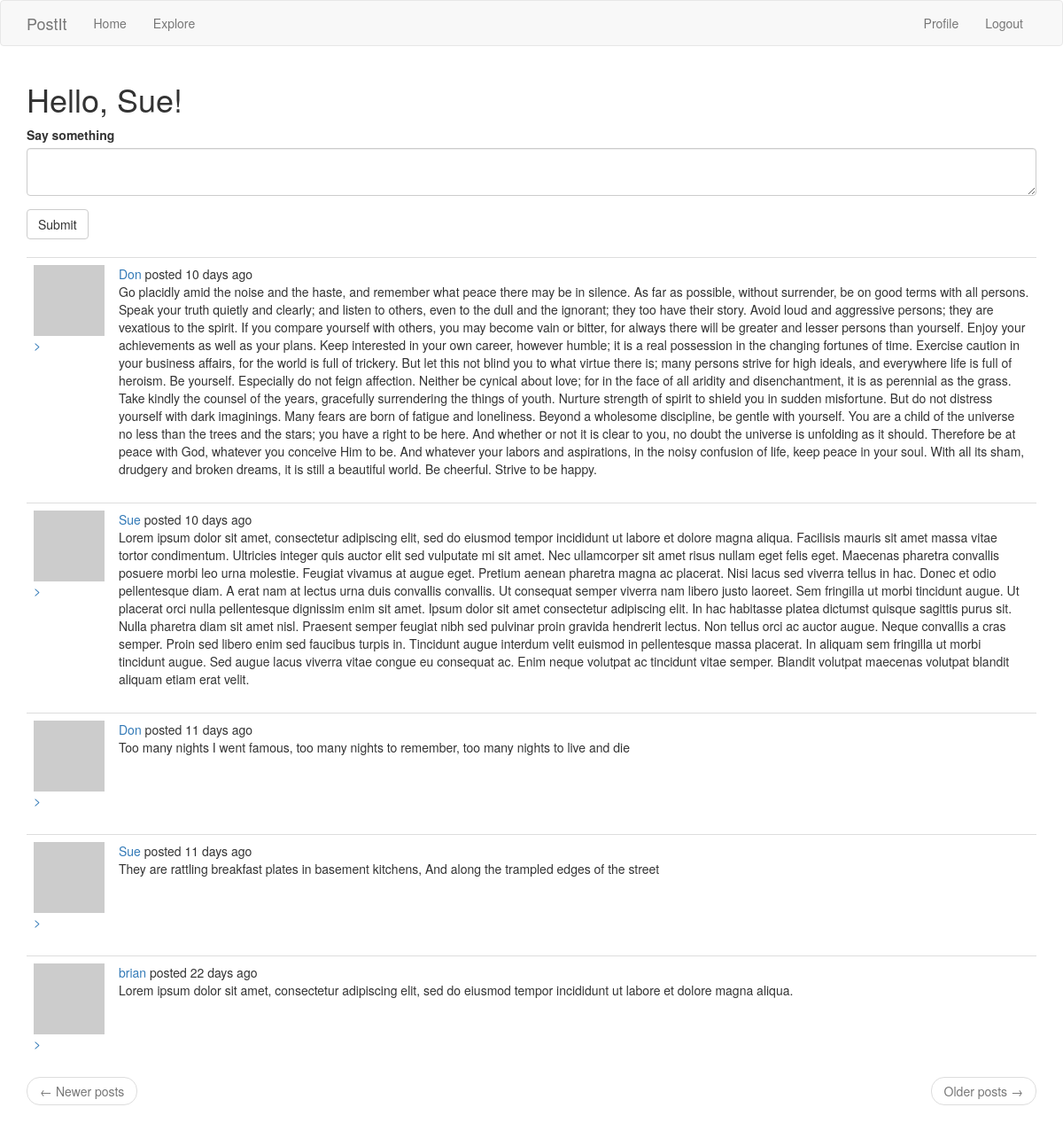
The page /index (signed in) on the database its author committed.
### app/models.py (models this page shows, shortened)
class User(UserMixin, db.Model):
    id = db.Column(db.Integer, primary_key=True)
    username = db.Column(db.String(64), index=True, unique=True)
    email = db.Column(db.String(120), index=True, unique=True)
    password_hash = db.Column(db.String(128))
    posts = db.relationship('Post', backref='author', lazy='dynamic')
    about_me = db.Column(db.String(140))
    last_seen = db.Column(db.DateTime, default=datetime.utcnow)
    followed = db.relationship(
        'User', secondary=followers,
        primaryjoin=(followers.c.follower_id == id),
        secondaryjoin=(followers.c.followed_id == id),
        backref=db.backref('followers', lazy='dynamic'), lazy='dynamic')
    def avatar(self, size):
        digest = md5(self.email.lower().encode('utf-8')).hexdigest()
        return 'https://www.gravatar.com/avatar/{}?d=identicon&s={}'.format(digest, size)
    def followed_posts(self):
        followed_posts = Post.query.join(
            followers, (followers.c.followed_id == Post.user_id)).filter(
                followers.c.follower_id == self.id)
        own = Post.query.filter_by(user_id=self.id)
        return followed_posts.union(own).order_by(Post.timestamp.desc())

class Post(db.Model):
    id = db.Column(db.Integer, primary_key=True)
    body = db.Column(db.String(140))
    timestamp = db.Column(db.DateTime, index=True, default=datetime.utcnow)
    user_id = db.Column(db.Integer, db.ForeignKey('user.id'))

### app/main/routes.py (the view)
@bp.route('/', methods=['GET', 'POST'])
@bp.route('/index', methods=['GET', 'POST'])
@login_required
def index():
    form = PostForm()
    if form.validate_on_submit():
        post = Post(body=form.post.data, author=current_user)
        db.session.add(post)
        db.session.commit()
        flash(_('Your post is now live!'))
        return redirect(url_for('main.index'))
    page = request.args.get('page', 1, type=int)
    posts = current_user.followed_posts().paginate(
        page=page, per_page=current_app.config['POSTS_PER_PAGE'],
        error_out=False)
    next_url = url_for('main.index', page=posts.next_num) \
        if posts.has_next else None
    prev_url = url_for('main.index', page=posts.prev_num) \
        if posts.has_prev else None
    return render_template('index.html', title=_('Home'), form=form,
                           posts=posts.items, next_url=next_url,
                           prev_url=prev_url)

### app/main/forms.py
class PostForm(FlaskForm):
    post = TextAreaField(_l('Say something'), validators=[
                         DataRequired(), Length(min=10, max=14000)])
    submit = SubmitField(_l('Submit'))

### app/main/routes.py (called while the page is built)
@bp.before_app_request
def before_request():
    if current_user.is_authenticated:
        current_user.last_seen = datetime.utcnow()
        db.session.commit()
    g.locale = str(get_locale())

### app/models.py (called while the page is built)
@login.user_loader
def load_user(id):
    return User.query.get(int(id))

### app/templates/index.html
{% extends 'base.html' %}
{% import 'bootstrap/wtf.html' as wtf %}
{% block app_content %}
  <h1>{{ _('Hello, %(username)s!' ,username=current_user.username) }}</h1>
  {% if form %}
  {{ wtf.quick_form(form) }}
  <br>
  {% endif %}
  {% for post in posts %}
    {% include '_post.html' %}
  {% endfor %}
  <nav aria-label="...">
    <ul class="pager">
      <li class="previous{% if not prev_url %} disabled{% endif %}">
        <a href="{{ prev_url or '#' }}">
          <span aria-hidden="true">&larr;</span> {{ _('Newer posts') }}
        </a>
      </li>
      <li class="next{% if not next_url %} disabled{% endif %}">
        <a href="{{ next_url or '#' }}">
          {{ _('Older posts') }} <span aria-hidden="true">&rarr;</span>
        </a>
      </li>
    </ul>
  </nav>
{% endblock %}

### app/templates/_post.html (shortened to what this page needs)
<table class="table table-hover">
  <tr>
    <td width="70px">
      <a href="{{ url_for('main.user', username=post.author.username) }}"><img src="{{ post.author.avatar(70) }}"</a>
        ></td>
    <td>
      {{ _('%(username)s posted %(when)s', username=user_link, when=moment(post.timestamp).fromNow()) }} <br>{{ post.body }}
    </td>
  </tr>
</table>

### rows shown on the page
Post: body "Go placidly amid the noise and the haste, and remember what peace there may be in silence. As far as possible, without surrender, be on good terms with all persons. Speak your truth quietly and clearly; and listen to others, even to the dull and the ignorant; they too have their story. Avoid loud and aggressive persons; they are vexatious to the spirit. If you compare yourself with others, you may become vain or bitter, for always there will be greater and lesser persons than yourself. Enjoy your achievements as well as your plans. Keep interested in your own career, however humble; it is a real possession in the changing fortunes of time. Exercise caution in your business affairs, for the…"
Post: body "Lorem ipsum dolor sit amet, consectetur adipiscing elit, sed do eiusmod tempor incididunt ut labore et dolore magna aliqua. Facilisis mauris sit amet massa vitae tortor condimentum. Ultricies integer quis auctor elit sed vulputate mi sit amet. Nec ullamcorper sit amet risus nullam eget felis eget. Maecenas pharetra convallis posuere morbi leo urna molestie. Feugiat vivamus at augue eget. Pretium aenean pharetra magna ac placerat. Nisi lacus sed viverra tellus in hac. Donec et odio pellentesque diam. A erat nam at lectus urna duis convallis convallis. Ut consequat semper viverra nam libero justo laoreet. Sem fringilla ut morbi tincidunt augue. Ut placerat orci nulla pellentesque dignissim…"
Post: body "Too many nights I went famous, too many nights to remember, too many nights to live and die"
Post: body "They are rattling breakfast plates in basement kitchens, And along the trampled edges of the street"
Post: body "Lorem ipsum dolor sit amet, consectetur adipiscing elit, sed do eiusmod tempor incididunt ut labore et dolore magna aliqua."
